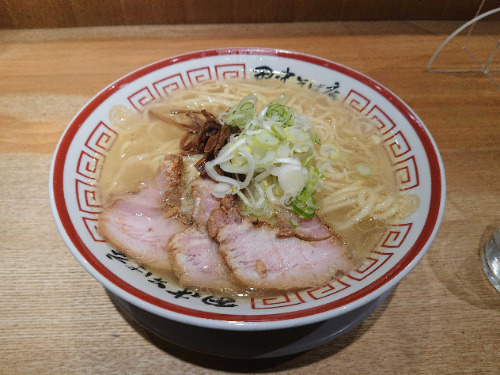
#> input picture img/ramen.jpeg, 500 x 375 px, found by its file name
$ python test2.py
#> lines starting #> are read from the running program, lines starting #| are printed output that depends on the picture
from skimage import io, segmentation, color
import cv2

img = io.imread("img\\ramen.jpeg")
#> img is the input picture: shape (375, 500, 3); mean R, G, B 147, 121.7, 99.4
label = segmentation.slic(img, compactness=20, start_label=1)
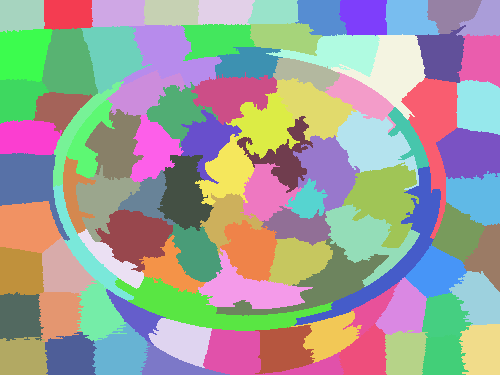
#> label: shape (375, 500) int64; 94 distinct labels, from 1 to 94; one colour per label, 0 black
out = color.label2rgb(label, img, kind = 'avg', bg_label=0)
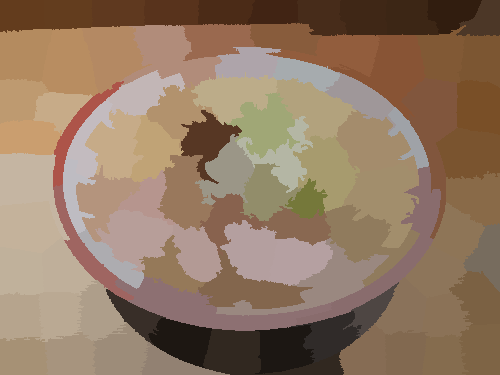
#> out: shape (375, 500, 3); mean R, G, B 146.5, 121.3, 98.8
# io.imsave("img\\cat1_slic.jpeg", out)

img_cv2 = cv2.imread("img\\ramen.jpeg")

print(type(img))
#| <class 'numpy.ndarray'>
print(type(out))
#| <class 'numpy.ndarray'>
print(type(img_cv2))
#| <class 'numpy.ndarray'>

$ run again, with img/cat1.JPEG copied over img/ramen.jpeg
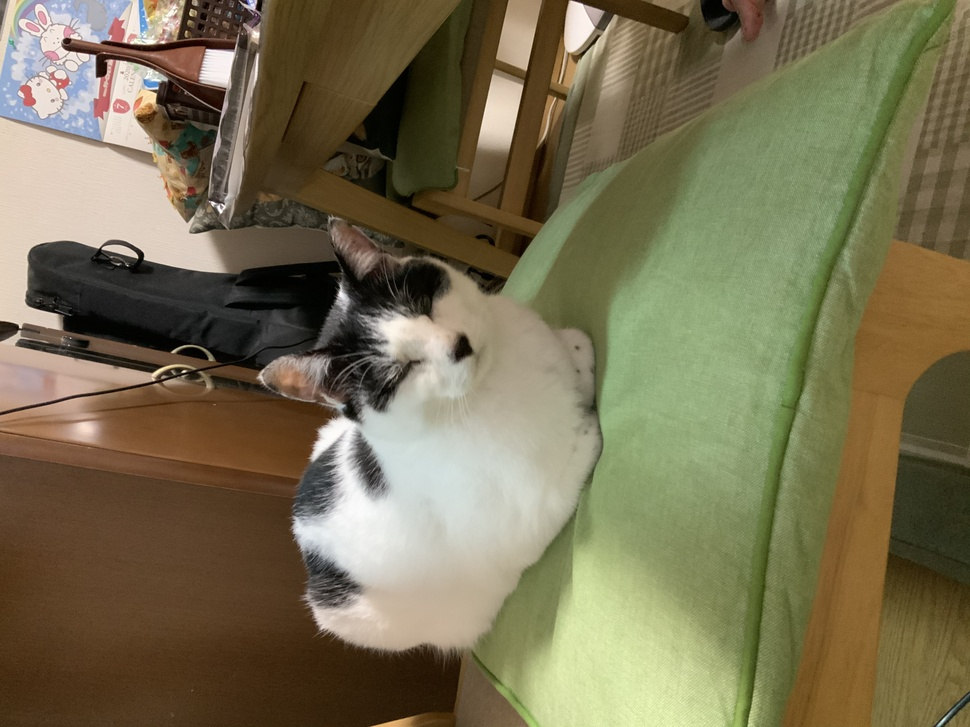
#> input picture img/cat1.JPEG, 970 x 727 px, shrunk from 4032 x 3024 before the run, found by its file name
#> img is the input picture: shape (727, 970, 3); mean R, G, B 120.1, 111.9, 82.8
#> `label = segmentation.slic(img, compactness=20, start_label=1)`:
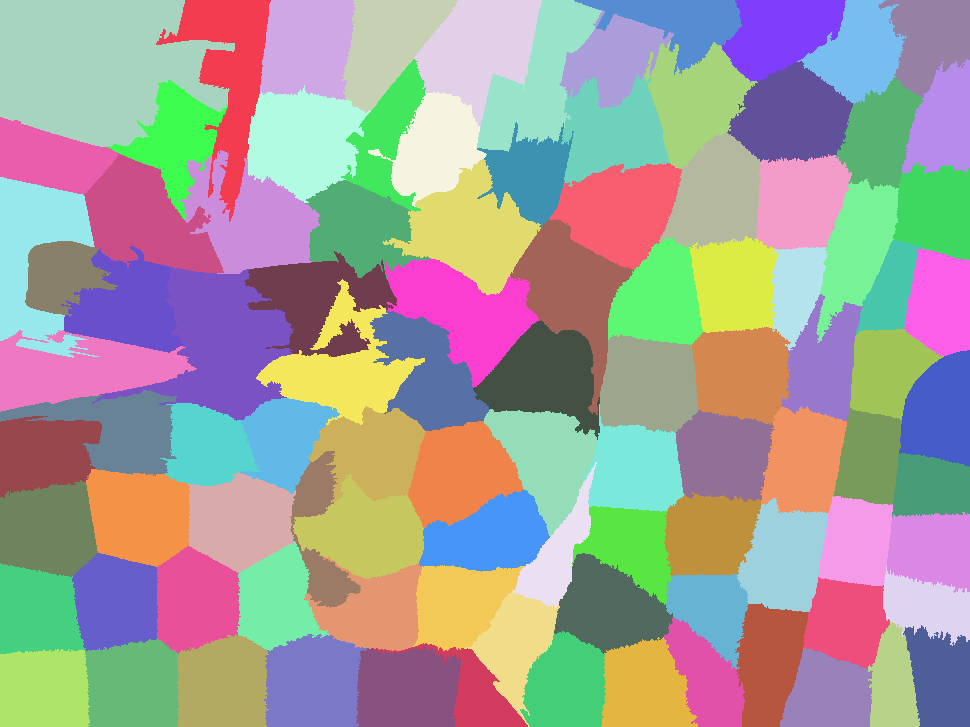
#> label: shape (727, 970) int64; 100 distinct labels, from 1 to 100; one colour per label, 0 black
#> `img_cv2 = cv2.imread("img\\ramen.jpeg")`:
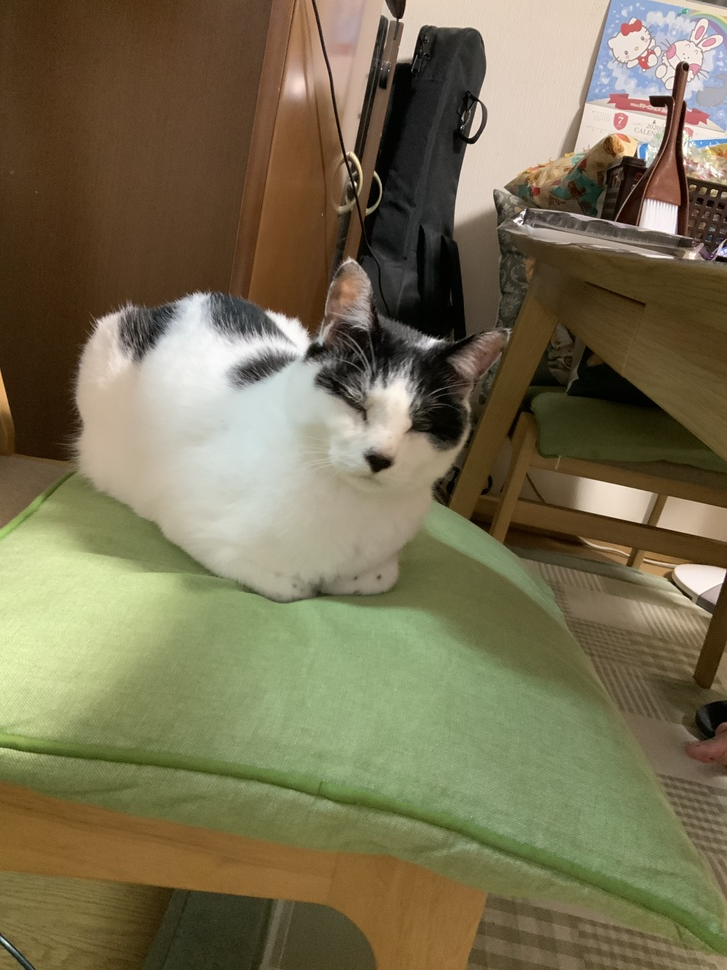
#> img_cv2: shape (970, 727, 3); mean B, G, R 82.8, 111.9, 120.1
#| <class 'numpy.ndarray'>
#| <class 'numpy.ndarray'>
#| <class 'numpy.ndarray'>

$ run again, with img/paint1.jpeg copied over img/ramen.jpeg
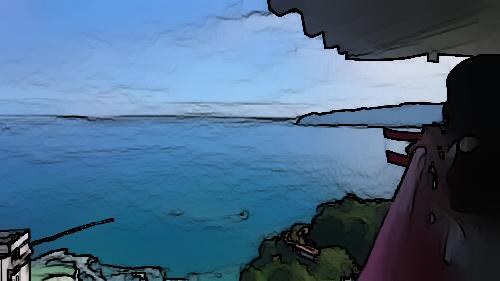
#> input picture img/paint1.jpeg, 500 x 281 px, found by its file name
#> img is the input picture: shape (281, 500, 3); mean R, G, B 73.4, 105.2, 135
#> `label = segmentation.slic(img, compactness=20, start_label=1)`:
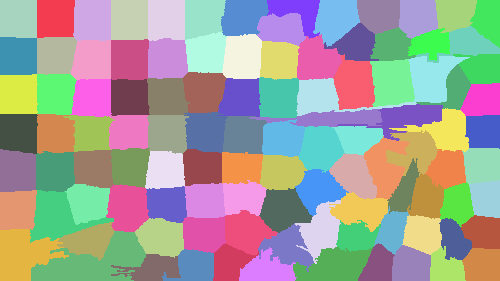
#> label: shape (281, 500) int64; 105 distinct labels, from 1 to 105; one colour per label, 0 black
#> `out = color.label2rgb(label, img, kind = 'avg', bg_label=0)`:
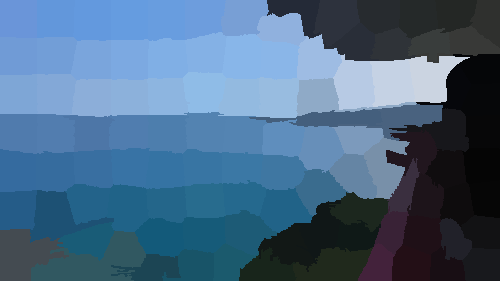
#> out: shape (281, 500, 3); mean R, G, B 72.9, 104.7, 134.4
#| <class 'numpy.ndarray'>
#| <class 'numpy.ndarray'>
#| <class 'numpy.ndarray'>
